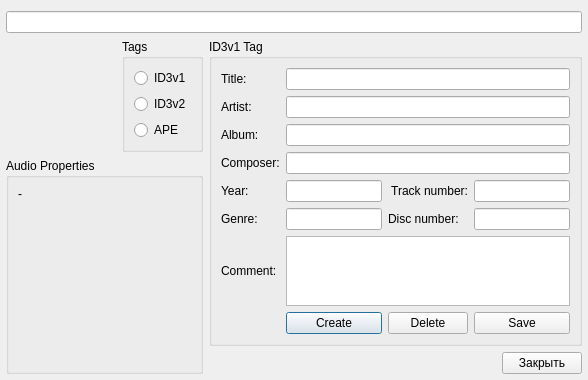
<?xml version="1.0" encoding="UTF-8"?>
<ui version="4.0">
 <class>DetailsDialog</class>
 <widget class="QDialog" name="DetailsDialog">
  <property name="geometry">
   <rect>
    <x>0</x>
    <y>0</y>
    <width>588</width>
    <height>371</height>
   </rect>
  </property>
  <property name="windowTitle">
   <string>Dialog</string>
  </property>
  <layout class="QGridLayout" name="gridLayout">
   <property name="leftMargin">
    <number>6</number>
   </property>
   <property name="rightMargin">
    <number>6</number>
   </property>
   <property name="bottomMargin">
    <number>6</number>
   </property>
   <item row="0" column="0" colspan="4">
    <widget class="QLineEdit" name="pathLineEdit"/>
   </item>
   <item row="1" column="1">
    <widget class="QGroupBox" name="groupBox">
     <property name="title">
      <string>Tags</string>
     </property>
     <layout class="QVBoxLayout" name="verticalLayout_3">
      <item>
       <widget class="QRadioButton" name="id3v1RadioButton">
        <property name="text">
         <string>ID3v1</string>
        </property>
       </widget>
      </item>
      <item>
       <widget class="QRadioButton" name="id3v2RadioButton">
        <property name="text">
         <string>ID3v2</string>
        </property>
       </widget>
      </item>
      <item>
       <widget class="QRadioButton" name="apeRadioButton">
        <property name="text">
         <string>APE</string>
        </property>
       </widget>
      </item>
     </layout>
    </widget>
   </item>
   <item row="1" column="2" rowspan="2" colspan="2">
    <widget class="QGroupBox" name="tagGroupBox">
     <property name="title">
      <string>ID3v1 Tag</string>
     </property>
     <layout class="QGridLayout" name="gridLayout_3">
      <item row="7" column="4" colspan="3">
       <widget class="QTextBrowser" name="commentBrowser">
        <property name="readOnly">
         <bool>false</bool>
        </property>
        <property name="html">
         <string>&lt;!DOCTYPE HTML PUBLIC &quot;-//W3C//DTD HTML 4.0//EN&quot; &quot;http://www.w3.org/TR/REC-html40/strict.dtd&quot;&gt;
&lt;html&gt;&lt;head&gt;&lt;meta name=&quot;qrichtext&quot; content=&quot;1&quot; /&gt;&lt;style type=&quot;text/css&quot;&gt;
p, li { white-space: pre-wrap; }
&lt;/style&gt;&lt;/head&gt;&lt;body style=&quot; font-family:'Arial'; font-size:10pt; font-weight:400; font-style:normal;&quot;&gt;
&lt;p style=&quot;-qt-paragraph-type:empty; margin-top:0px; margin-bottom:0px; margin-left:0px; margin-right:0px; -qt-block-indent:0; text-indent:0px;&quot;&gt;&lt;/p&gt;&lt;/body&gt;&lt;/html&gt;</string>
        </property>
       </widget>
      </item>
      <item row="5" column="6">
       <widget class="QLineEdit" name="trackLineEdit">
        <property name="sizePolicy">
         <sizepolicy hsizetype="Expanding" vsizetype="Fixed">
          <horstretch>0</horstretch>
          <verstretch>0</verstretch>
         </sizepolicy>
        </property>
       </widget>
      </item>
      <item row="5" column="5">
       <widget class="QLabel" name="label_42">
        <property name="sizePolicy">
         <sizepolicy hsizetype="Preferred" vsizetype="Preferred">
          <horstretch>0</horstretch>
          <verstretch>0</verstretch>
         </sizepolicy>
        </property>
        <property name="text">
         <string>Track number:</string>
        </property>
        <property name="alignment">
         <set>Qt::AlignRight|Qt::AlignTrailing|Qt::AlignVCenter</set>
        </property>
       </widget>
      </item>
      <item row="6" column="6">
       <widget class="QLineEdit" name="discLineEdit"/>
      </item>
      <item row="2" column="2">
       <widget class="QLabel" name="label_43">
        <property name="sizePolicy">
         <sizepolicy hsizetype="Preferred" vsizetype="Preferred">
          <horstretch>0</horstretch>
          <verstretch>0</verstretch>
         </sizepolicy>
        </property>
        <property name="text">
         <string>Artist:</string>
        </property>
        <property name="alignment">
         <set>Qt::AlignLeading|Qt::AlignLeft|Qt::AlignVCenter</set>
        </property>
       </widget>
      </item>
      <item row="4" column="4" colspan="3">
       <widget class="QLineEdit" name="composerLineEdit"/>
      </item>
      <item row="5" column="2">
       <widget class="QLabel" name="label_44">
        <property name="sizePolicy">
         <sizepolicy hsizetype="Preferred" vsizetype="Preferred">
          <horstretch>0</horstretch>
          <verstretch>0</verstretch>
         </sizepolicy>
        </property>
        <property name="text">
         <string>Year:</string>
        </property>
        <property name="alignment">
         <set>Qt::AlignLeading|Qt::AlignLeft|Qt::AlignVCenter</set>
        </property>
       </widget>
      </item>
      <item row="3" column="2">
       <widget class="QLabel" name="label_45">
        <property name="sizePolicy">
         <sizepolicy hsizetype="Preferred" vsizetype="Preferred">
          <horstretch>0</horstretch>
          <verstretch>0</verstretch>
         </sizepolicy>
        </property>
        <property name="text">
         <string>Album:</string>
        </property>
        <property name="alignment">
         <set>Qt::AlignLeading|Qt::AlignLeft|Qt::AlignVCenter</set>
        </property>
       </widget>
      </item>
      <item row="2" column="4" colspan="3">
       <widget class="QLineEdit" name="artistLineEdit">
        <property name="sizePolicy">
         <sizepolicy hsizetype="Expanding" vsizetype="Fixed">
          <horstretch>0</horstretch>
          <verstretch>0</verstretch>
         </sizepolicy>
        </property>
       </widget>
      </item>
      <item row="8" column="4">
       <widget class="QPushButton" name="createButton">
        <property name="text">
         <string>Create</string>
        </property>
       </widget>
      </item>
      <item row="8" column="5">
       <widget class="QPushButton" name="deleteButton">
        <property name="text">
         <string>Delete</string>
        </property>
       </widget>
      </item>
      <item row="5" column="4">
       <widget class="QLineEdit" name="yearLineEdit">
        <property name="sizePolicy">
         <sizepolicy hsizetype="Expanding" vsizetype="Fixed">
          <horstretch>0</horstretch>
          <verstretch>0</verstretch>
         </sizepolicy>
        </property>
       </widget>
      </item>
      <item row="1" column="4" colspan="3">
       <widget class="QLineEdit" name="titleLineEdit">
        <property name="sizePolicy">
         <sizepolicy hsizetype="Expanding" vsizetype="Fixed">
          <horstretch>0</horstretch>
          <verstretch>0</verstretch>
         </sizepolicy>
        </property>
       </widget>
      </item>
      <item row="6" column="2">
       <widget class="QLabel" name="label_46">
        <property name="sizePolicy">
         <sizepolicy hsizetype="Preferred" vsizetype="Preferred">
          <horstretch>0</horstretch>
          <verstretch>0</verstretch>
         </sizepolicy>
        </property>
        <property name="text">
         <string>Genre:</string>
        </property>
        <property name="alignment">
         <set>Qt::AlignLeading|Qt::AlignLeft|Qt::AlignVCenter</set>
        </property>
       </widget>
      </item>
      <item row="6" column="4">
       <widget class="QLineEdit" name="genreLineEdit">
        <property name="sizePolicy">
         <sizepolicy hsizetype="Expanding" vsizetype="Fixed">
          <horstretch>0</horstretch>
          <verstretch>0</verstretch>
         </sizepolicy>
        </property>
       </widget>
      </item>
      <item row="6" column="5">
       <widget class="QLabel" name="label_11">
        <property name="text">
         <string>Disc number:</string>
        </property>
       </widget>
      </item>
      <item row="1" column="2">
       <widget class="QLabel" name="label_47">
        <property name="sizePolicy">
         <sizepolicy hsizetype="Preferred" vsizetype="Preferred">
          <horstretch>0</horstretch>
          <verstretch>0</verstretch>
         </sizepolicy>
        </property>
        <property name="text">
         <string>Title:</string>
        </property>
        <property name="alignment">
         <set>Qt::AlignLeading|Qt::AlignLeft|Qt::AlignVCenter</set>
        </property>
       </widget>
      </item>
      <item row="4" column="2" colspan="2">
       <widget class="QLabel" name="label_8">
        <property name="text">
         <string>Composer:</string>
        </property>
       </widget>
      </item>
      <item row="3" column="4" colspan="3">
       <widget class="QLineEdit" name="albumLineEdit">
        <property name="sizePolicy">
         <sizepolicy hsizetype="Expanding" vsizetype="Fixed">
          <horstretch>0</horstretch>
          <verstretch>0</verstretch>
         </sizepolicy>
        </property>
       </widget>
      </item>
      <item row="7" column="2" colspan="2">
       <widget class="QLabel" name="label_48">
        <property name="sizePolicy">
         <sizepolicy hsizetype="Preferred" vsizetype="Preferred">
          <horstretch>0</horstretch>
          <verstretch>0</verstretch>
         </sizepolicy>
        </property>
        <property name="text">
         <string>Comment:</string>
        </property>
        <property name="alignment">
         <set>Qt::AlignLeading|Qt::AlignLeft|Qt::AlignVCenter</set>
        </property>
       </widget>
      </item>
      <item row="8" column="6">
       <widget class="QPushButton" name="saveButton">
        <property name="text">
         <string>Save</string>
        </property>
       </widget>
      </item>
     </layout>
    </widget>
   </item>
   <item row="2" column="0" rowspan="2" colspan="2">
    <widget class="QGroupBox" name="groupBox_2">
     <property name="sizePolicy">
      <sizepolicy hsizetype="Expanding" vsizetype="Expanding">
       <horstretch>0</horstretch>
       <verstretch>0</verstretch>
      </sizepolicy>
     </property>
     <property name="minimumSize">
      <size>
       <width>0</width>
       <height>0</height>
      </size>
     </property>
     <property name="title">
      <string>Audio Properties</string>
     </property>
     <layout class="QVBoxLayout" name="verticalLayout">
      <item>
       <widget class="QLabel" name="propertiesLabel">
        <property name="text">
         <string>-</string>
        </property>
        <property name="alignment">
         <set>Qt::AlignLeading|Qt::AlignLeft|Qt::AlignTop</set>
        </property>
       </widget>
      </item>
     </layout>
    </widget>
   </item>
   <item row="3" column="2">
    <spacer name="horizontalSpacer">
     <property name="orientation">
      <enum>Qt::Horizontal</enum>
     </property>
     <property name="sizeHint" stdset="0">
      <size>
       <width>312</width>
       <height>20</height>
      </size>
     </property>
    </spacer>
   </item>
   <item row="3" column="3">
    <widget class="QPushButton" name="closeButton">
     <property name="text">
      <string>Закрыть</string>
     </property>
    </widget>
   </item>
   <item row="1" column="0">
    <widget class="CoverWidget" name="coverWidget" native="true">
     <property name="sizePolicy">
      <sizepolicy hsizetype="Fixed" vsizetype="Fixed">
       <horstretch>0</horstretch>
       <verstretch>0</verstretch>
      </sizepolicy>
     </property>
     <property name="minimumSize">
      <size>
       <width>110</width>
       <height>110</height>
      </size>
     </property>
     <property name="maximumSize">
      <size>
       <width>110</width>
       <height>110</height>
      </size>
     </property>
    </widget>
   </item>
  </layout>
 </widget>
 <customwidgets>
  <customwidget>
   <class>CoverWidget</class>
   <extends>QWidget</extends>
   <header>coverwidget.h</header>
   <container>1</container>
  </customwidget>
 </customwidgets>
 <resources/>
 <connections>
  <connection>
   <sender>closeButton</sender>
   <signal>clicked()</signal>
   <receiver>DetailsDialog</receiver>
   <slot>reject()</slot>
   <hints>
    <hint type="sourcelabel">
     <x>546</x>
     <y>356</y>
    </hint>
    <hint type="destinationlabel">
     <x>422</x>
     <y>357</y>
    </hint>
   </hints>
  </connection>
 </connections>
</ui>
